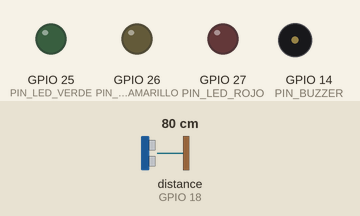
The sketch below on a simulated ESP32. Shown: output pins drawn as LEDs (lit = HIGH), buzzer (waves = sounding). Wiring (inferred from the names in the program): ultrasonic range finder: trigger GPIO 5; echo GPIO 18. The test bench sets the inputs (shaded band); at power-on: distance to the obstacle (sensor on GPIO 18) 80 cm. The echo pulse lasts 58.3 µs per cm; WiFi joins after 1.5 s; servers stay silent unless stated; uploads are accepted with an empty reply; pins used as bus, display or sensor lines are not drawn; what the sketch prints to the serial monitor is not drawn.

Above: at 3.2 s.
3.3 s: distance to the obstacle (sensor on GPIO 18) set to 32 cm
At 6.4 s:
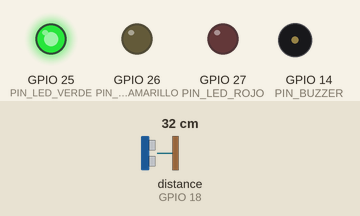
6.7 s: distance to the obstacle (sensor on GPIO 18) set to 26 cm
8.2 s: distance to the obstacle (sensor on GPIO 18) set to 20 cm
At 10.58 s:
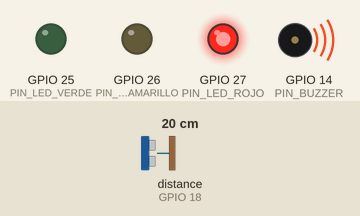
At 11.5 s:
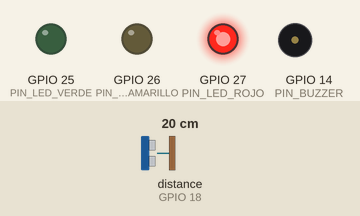
Timing chart, 0 to 17.2 s (numbered marks = the images above; inputs shaded):
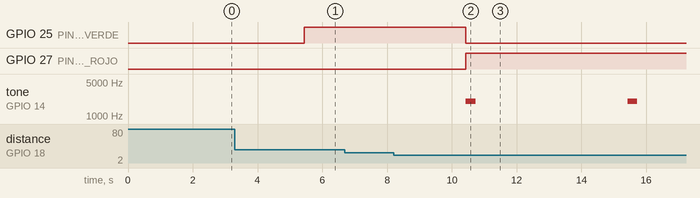

Measured:
- the behaviour switches between 24 and 23 cm on distance to the obstacle (sensor on GPIO 18) (found by bisection; images 1 and 2)
- after the input at 6.7 s, every drawn part: stays the same
- after the input at 8.2 s, GPIO 26 (PIN_LED_AMARILLO): stays LOW (without the input it goes to HIGH after 2.2 s); GPIO 27 (PIN_LED_ROJO): LOW → HIGH after 2.2 s
- by itself, tone on GPIO 14 (PIN_BUZZER): alternates 2000 Hz for 0.30 s and silent for 4.7 s

The sketch:

sensor-rio-esp32.ino
```cpp
// Nodo sensor de PIURA ALERTA: ESP32 + sensor ultrasónico (HC-SR04 para la
// maqueta, JSN-SR04T impermeable para el río).
//
// 1. Mide la distancia hasta el agua (mediana de 7 disparos, descarta ecos
//    perdidos).
// 2. La convierte en altura del agua: nivel = ALTURA_MONTAJE_CM - distancia.
// 3. La manda por WiFi a POST /api/lecturas con la API key del sensor.
// 4. También la imprime por USB como {"nivel_cm":12.3}: el backend puede
//    leerla por cable (SERIAL_PORT en el .env, ver servicios/serialIngest.js)
//    si no hay WiFi.
// 5. LED verde/amarillo/rojo y buzzer locales según los umbrales: el aviso en
//    el lugar funciona aunque se caiga el internet.
//
// Placa en Arduino IDE: "ESP32 Dev Module". Sin librerías extra: WiFi,
// HTTPClient y WiFiClientSecure vienen con el core de ESP32.

#include <WiFi.h>
#include <HTTPClient.h>
#include <WiFiClientSecure.h>
#include "config.h"

// --- Pines (ver tabla de conexiones en README.md) ------------------------------
const int PIN_TRIG = 5;
const int PIN_ECHO = 18;  // ¡con divisor de voltaje! el ECHO sale a 5 V
const int PIN_LED_VERDE = 25;
const int PIN_LED_AMARILLO = 26;
const int PIN_LED_ROJO = 27;
const int PIN_BUZZER = 14;

const int MUESTRAS = 7;
const unsigned long TIMEOUT_ECO_US = 30000;  // ~5 m ida y vuelta
const float DISTANCIA_MIN_CM = 2.0;    // JSN-SR04T: zona ciega ~20 cm
const float DISTANCIA_MAX_CM = 450.0;

unsigned long ultimoEnvio = 0;

float velocidadSonidoCmPorUs() {
  // 331.3 m/s + 0.606 m/s por °C, pasado a cm/µs.
  return (331.3 + 0.606 * TEMPERATURA_AIRE_C) / 10000.0;
}

// Un disparo: devuelve la distancia en cm, o -1 si no volvió el eco.
float medirUnaVez() {
  digitalWrite(PIN_TRIG, LOW);
  delayMicroseconds(4);
  digitalWrite(PIN_TRIG, HIGH);
  delayMicroseconds(12);  // JSN-SR04T necesita >10 µs
  digitalWrite(PIN_TRIG, LOW);

  unsigned long duracion = pulseIn(PIN_ECHO, HIGH, TIMEOUT_ECO_US);
  if (duracion == 0) return -1;
  float distancia = duracion * velocidadSonidoCmPorUs() / 2.0;
  if (distancia < DISTANCIA_MIN_CM || distancia > DISTANCIA_MAX_CM) return -1;
  return distancia;
}

// Mediana de varios disparos: una ola, una hoja o un eco raro no mueve el
// resultado como lo haría un promedio.
float medirDistanciaCm() {
  float validas[MUESTRAS];
  int n = 0;
  for (int i = 0; i < MUESTRAS; i++) {
    float d = medirUnaVez();
    if (d > 0) validas[n++] = d;
    delay(60);  // deja morir el eco anterior
  }
  if (n < 3) return -1;  // muy pocas lecturas buenas: mejor no mandar nada

  for (int i = 1; i < n; i++) {  // insertion sort, n <= 7
    float x = validas[i];
    int j = i - 1;
    while (j >= 0 && validas[j] > x) {
      validas[j + 1] = validas[j];
      j--;
    }
    validas[j + 1] = x;
  }
  return validas[n / 2];
}

void mostrarEstadoLocal(float nivelCm) {
  bool roja = nivelCm >= UMBRAL_ALERTA_ROJA_CM;
  bool pre = !roja && nivelCm >= UMBRAL_PREALERTA_CM;
  digitalWrite(PIN_LED_VERDE, !roja && !pre);
  digitalWrite(PIN_LED_AMARILLO, pre);
  digitalWrite(PIN_LED_ROJO, roja);
  if (roja) {
    tone(PIN_BUZZER, 2000, 300);
  } else if (pre) {
    tone(PIN_BUZZER, 1200, 80);
  }
}

void conectarWiFi() {
  if (WiFi.status() == WL_CONNECTED) return;
  Serial.printf("# Conectando a WiFi \"%s\"", WIFI_SSID);
  WiFi.mode(WIFI_STA);
  WiFi.begin(WIFI_SSID, WIFI_PASSWORD);
  unsigned long inicio = millis();
  while (WiFi.status() != WL_CONNECTED && millis() - inicio < 15000) {
    delay(500);
    Serial.print(".");
  }
  if (WiFi.status() == WL_CONNECTED) {
    Serial.printf("\n# WiFi OK, IP %s\n", WiFi.localIP().toString().c_str());
  } else {
    Serial.println("\n# Sin WiFi: sigo midiendo y mandando por USB");
  }
}

void enviarLectura(float nivelCm) {
  if (WiFi.status() != WL_CONNECTED) return;

  String url = URL_LECTURAS;
  HTTPClient http;
  WiFiClientSecure clienteSeguro;
  WiFiClient clienteSimple;

  if (url.startsWith("https://")) {
    // Para un proyecto académico alcanza con cifrar sin validar el
    // certificado. En producción real, cargar el certificado raíz con
    // clienteSeguro.setCACert(...).
    clienteSeguro.setInsecure();
    http.begin(clienteSeguro, url);
  } else {
    http.begin(clienteSimple, url);
  }
  // Render (plan gratis) tarda en despertar si estaba dormido.
  http.setTimeout(20000);
  http.addHeader("Content-Type", "application/json");
  http.addHeader("x-api-key", SENSOR_API_KEY);

  String cuerpo = String("{\"sensor_codigo\":\"") + SENSOR_CODIGO + "\",\"nivel_cm\":" + String(nivelCm, 1) + "}";
  int codigo = http.POST(cuerpo);
  if (codigo == 201) {
    Serial.printf("# Enviado OK (%d)\n", codigo);
  } else {
    Serial.printf("# Error al enviar: %d %s\n", codigo, http.getString().c_str());
  }
  http.end();
}

void setup() {
  Serial.begin(115200);
  pinMode(PIN_TRIG, OUTPUT);
  pinMode(PIN_ECHO, INPUT);
  pinMode(PIN_LED_VERDE, OUTPUT);
  pinMode(PIN_LED_AMARILLO, OUTPUT);
  pinMode(PIN_LED_ROJO, OUTPUT);
  pinMode(PIN_BUZZER, OUTPUT);
  delay(500);
  Serial.println("# PIURA ALERTA - nodo sensor " SENSOR_CODIGO);
  conectarWiFi();
}

void loop() {
  if (millis() - ultimoEnvio < INTERVALO_ENVIO_MS) return;
  ultimoEnvio = millis();

  float distancia = medirDistanciaCm();
  if (distancia < 0) {
    // Las líneas con "#" el backend las ignora (no son un número válido).
    Serial.println("# Sin eco válido: revisa conexiones o que nada tape el sensor");
    return;
  }

  float nivel = ALTURA_MONTAJE_CM - distancia;
  if (nivel < 0) nivel = 0;

  // Formato que entiende serialIngest.js del backend.
  Serial.printf("{\"nivel_cm\":%.1f}\n", nivel);
  mostrarEstadoLocal(nivel);

  conectarWiFi();
  enviarLectura(nivel);
}
```

config.example.h
```cpp
// Copia este archivo como "config.h" (en la misma carpeta) y completa tus
// datos. config.h está en .gitignore: nunca subas tu WiFi ni tu API key.

#pragma once

// --- WiFi -------------------------------------------------------------------
// El ESP32 solo se conecta a redes de 2.4 GHz (no 5 GHz). Sirve el hotspot
// del celular para la demo.
#define WIFI_SSID "NombreDeTuWiFi"
#define WIFI_PASSWORD "ContraseñaDeTuWiFi"

// --- Backend ------------------------------------------------------------------
// Producción (Render) o tu PC en la misma red, por ejemplo
// "http://192.168.1.50:4000/api/lecturas" (no uses "localhost": para el ESP32
// localhost es él mismo).
#define URL_LECTURAS "https://piura-alerta-backend.onrender.com/api/lecturas"

// El mismo valor que SENSOR_API_KEY en el .env / Render del backend.
#define SENSOR_API_KEY "pega-aqui-la-api-key-del-sensor"

// Código del sensor tal como está registrado en el panel admin
// (Catálogo de Nodos). El de prueba que crea `npm run db:seed` es RIO-PIURA-01.
#define SENSOR_CODIGO "RIO-PIURA-01"

// --- Montaje del sensor ---------------------------------------------------------
// Distancia en cm desde la cara del sensor hasta el FONDO (nivel 0 del agua).
// Mídela con una wincha una vez instalado. Ejemplo maqueta: balde de 35 cm con
// el sensor 5 cm por encima del borde -> 40.
#define ALTURA_MONTAJE_CM 40.0

// Cada cuánto se manda una lectura. El backend acepta hasta 60 por minuto.
#define INTERVALO_ENVIO_MS 5000

// Temperatura del aire aproximada (°C). El sonido viaja más rápido con calor:
// en Piura (~28 °C) ignorar esto da ~1.5 % de error en la distancia.
#define TEMPERATURA_AIRE_C 28.0

// Umbrales locales para el LED y el buzzer: avisan en el mismo lugar aunque se
// caiga el internet. Ponlos iguales a los del sensor en el panel admin.
#define UMBRAL_PREALERTA_CM 10.0
#define UMBRAL_ALERTA_ROJA_CM 16.0
```
